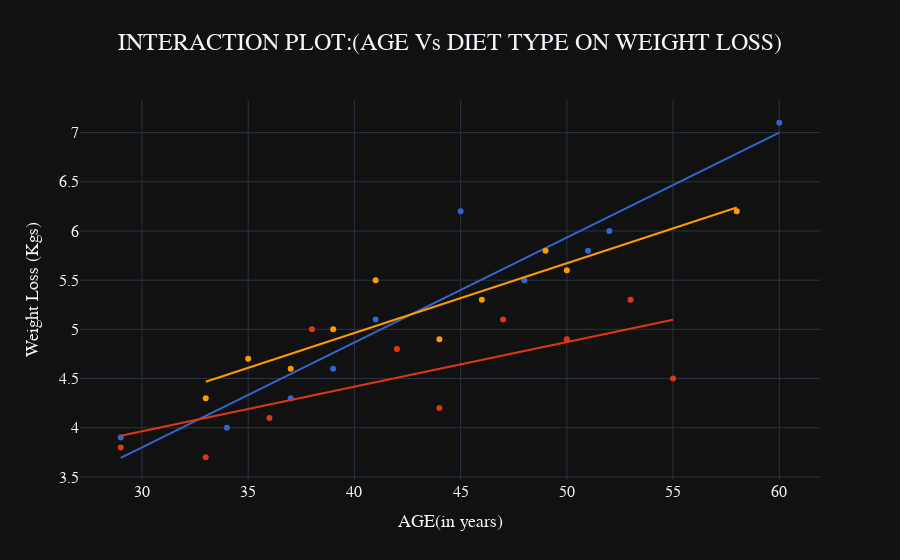

The notebook cell saved with this chart:
### Markdown cell above
* HOMGENITY OF THE REGRESSION SLOPES

### Code cell
## visualize 
## visualize  
fig = px.scatter(
    data, 
    x='Age',
    y='Weight_Loss', 
    color='Diet_Type', 
    title='HOMOGENETITY OF REGRESSION SLOPES', 
    labels=dict(
        Weight_Loss='Weight Loss (Kgs)',
        Age='AGE(in years)'
    ), 
    trendline='ols', 
    color_discrete_sequence=colors[:3]
)

fig.update_layout(
    showlegend=False,
    title={
        'text': 'INTERACTION PLOT:(AGE Vs DIET TYPE ON WEIGHT LOSS)',
        'x': 0.5,              # Centers the title
        'xanchor': 'center',   # Anchors the title at the center
        'font': {
            'family': "Courier New, monospace",  # Font family for the title
            'size': 24                           # Increased font size for the title
        }
    },
    font=dict(
        family="Courier New, monospace",  # Sets the default font for all text in the figure
        size=16                           # Default font size (adjust as needed)
    ),
    xaxis_title_font=dict(
        family="Courier New, monospace",  # Font family for the x-axis label
        size=18                           # Font size for the x-axis label
    ),
    yaxis_title_font=dict(
        family="Courier New, monospace",  # Font family for the y-axis label
        size=18                           # Font size for the y-axis label
    )
)

fig.show()

### Figure 1 — Plotly figure (JSON) as saved in the notebook; plotly's stock layout.template omitted (floating-point values rounded to 4 significant figures)
{"data": [{"hovertemplate": "Diet_Type=Low-Carb<br>AGE(in years)=%{x}<br>Weight Loss (Kgs)=%{y}<extra></extra>", "legendgroup": "Low-Carb", "marker": {"color": "#3366CC", "symbol": "circle"}, "mode": "markers", "name": "Low-Carb", "orientation": "v", "showlegend": true, "type": "scatter", "x": [45, 51, 37, 29, 60, 34, 48, 39, 52, 41], "xaxis": "x", "y": [6.2, 5.8, 4.3, 3.9, 7.1, 4, 5.5, 4.6, 6, 5.1], "yaxis": "y"}, {"hovertemplate": "<b>OLS trendline</b><br>Weight_Loss = 0.106638 * Age + 0.600581<br>R<sup>2</sup>=0.902445<br><br>Diet_Type=Low-Carb<br>AGE(in years)=%{x}<br>Weight Loss (Kgs)=%{y} <b>(trend)</b><extra></extra>", "legendgroup": "Low-Carb", "marker": {"color": "#3366CC", "symbol": "circle"}, "mode": "lines", "name": "Low-Carb", "showlegend": false, "type": "scatter", "x": [29, 34, 37, 39, 41, 45, 48, 51, 52, 60], "xaxis": "x", "y": [3.693, 4.226, 4.546, 4.759, 4.973, 5.399, 5.719, 6.039, 6.146, 6.999], "yaxis": "y"}, {"hovertemplate": "Diet_Type=Low-Fat<br>AGE(in years)=%{x}<br>Weight Loss (Kgs)=%{y}<extra></extra>", "legendgroup": "Low-Fat", "marker": {"color": "#DC3912", "symbol": "circle"}, "mode": "markers", "name": "Low-Fat", "orientation": "v", "showlegend": true, "type": "scatter", "x": [38, 44, 50, 33, 47, 55, 42, 36, 29, 53], "xaxis": "x", "y": [5, 4.2, 4.9, 3.7, 5.1, 4.5, 4.8, 4.1, 3.8, 5.3], "yaxis": "y"}, {"hovertemplate": "<b>OLS trendline</b><br>Weight_Loss = 0.0453169 * Age + 2.60497<br>R<sup>2</sup>=0.487663<br><br>Diet_Type=Low-Fat<br>AGE(in years)=%{x}<br>Weight Loss (Kgs)=%{y} <b>(trend)</b><extra></extra>", "legendgroup": "Low-Fat", "marker": {"color": "#DC3912", "symbol": "circle"}, "mode": "lines", "name": "Low-Fat", "showlegend": false, "type": "scatter", "x": [29, 33, 36, 38, 42, 44, 47, 50, 53, 55], "xaxis": "x", "y": [3.919, 4.1, 4.236, 4.327, 4.508, 4.599, 4.735, 4.871, 5.007, 5.097], "yaxis": "y"}, {"hovertemplate": "Diet_Type=Mediterranean<br>AGE(in years)=%{x}<br>Weight Loss (Kgs)=%{y}<extra></extra>", "legendgroup": "Mediterranean", "marker": {"color": "#FF9900", "symbol": "circle"}, "mode": "markers", "name": "Mediterranean", "orientation": "v", "showlegend": true, "type": "scatter", "x": [41, 35, 46, 58, 39, 33, 50, 44, 37, 49], "xaxis": "x", "y": [5.5, 4.7, 5.3, 6.2, 5, 4.3, 5.6, 4.9, 4.6, 5.8], "yaxis": "y"}, {"hovertemplate": "<b>OLS trendline</b><br>Weight_Loss = 0.0708302 * Age + 2.13013<br>R<sup>2</sup>=0.854254<br><br>Diet_Type=Mediterranean<br>AGE(in years)=%{x}<br>Weight Loss (Kgs)=%{y} <b>(trend)</b><extra></extra>", "legendgroup": "Mediterranean", "marker": {"color": "#FF9900", "symbol": "circle"}, "mode": "lines", "name": "Mediterranean", "showlegend": false, "type": "scatter", "x": [33, 35, 37, 39, 41, 44, 46, 49, 50, 58], "xaxis": "x", "y": [4.468, 4.609, 4.751, 4.893, 5.034, 5.247, 5.388, 5.601, 5.672, 6.238], "yaxis": "y"}], "layout": {"font": {"family": "Courier New, monospace", "size": 16}, "legend": {"title": {"text": "Diet_Type"}, "tracegroupgap": 0}, "showlegend": false, "title": {"font": {"family": "Courier New, monospace", "size": 24}, "text": "INTERACTION PLOT:(AGE Vs DIET TYPE ON WEIGHT LOSS)", "x": 0.5, "xanchor": "center"}, "xaxis": {"anchor": "y", "domain": [0, 1], "title": {"font": {"family": "Courier New, monospace", "size": 18}, "text": "AGE(in years)"}}, "yaxis": {"anchor": "x", "domain": [0, 1], "title": {"font": {"family": "Courier New, monospace", "size": 18}, "text": "Weight Loss (Kgs)"}}}}
